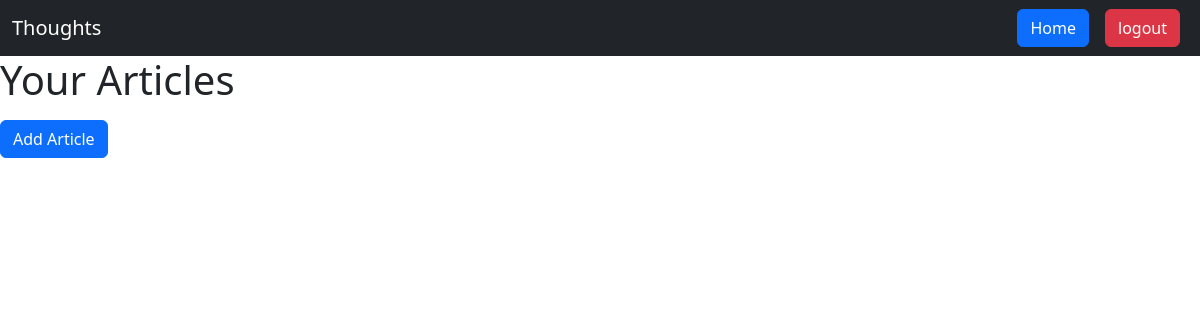
The page /article/ (signed in) on the database as committed earlier.
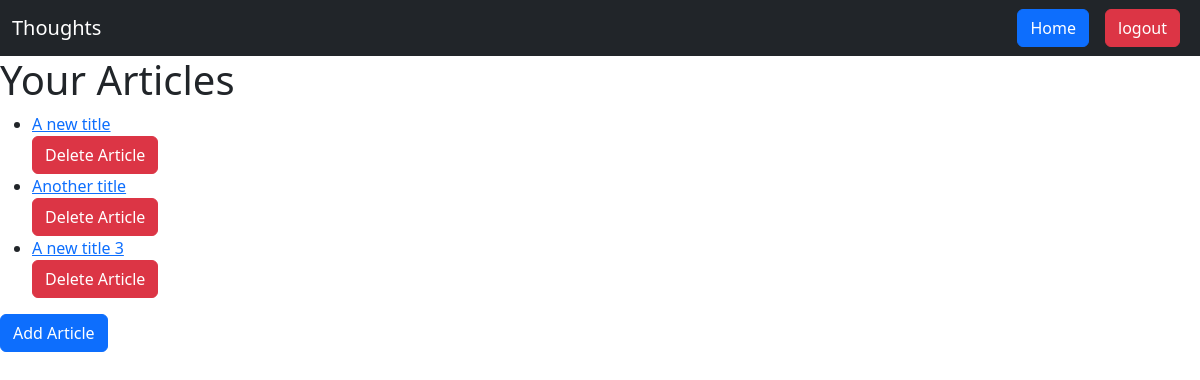
The same page on the database as committed later.
### article/models.py (models this page shows, shortened)
class Article(models.Model):
    title = models.CharField(max_length=200, blank=False)
    content = models.TextField(blank=False)
    author = models.ForeignKey(User, on_delete=models.CASCADE)
    tags = models.ManyToManyField(
        Tag, related_name="articles", blank=True)
    created_at = models.DateTimeField(auto_now_add=True)

### article/views.py (the view)
@login_required
def list_article(request):
    articles = Article.objects.filter(author=request.user)
    return render(request, 'article/list.html', {"articles": articles})

### learn_django/templates/article/list.html (shortened to what this page needs)
{% extends 'base.html' %}
{% block content %}
<h1>Your Articles</h1>
<ul>
    {% for article in articles %}
        <li>
            <div>
                <a href={% url 'article-detail' article.id %}>{{ article.title }}</a>
                <form action="{% url 'article-delete' article.pk %}" method="GET">
                    <button class="btn btn-danger">Delete Article</button>
                </form>
            </div>
        </li>
    {% endfor %}
</ul>
<form action="{% url 'article-create' %}" method="GET">
    <button class="btn btn-primary">Add Article</button>
</form>
{% endblock %}

Rows that differ between the two databases and show on the page:
added Article: title "A new title"
added Article: title "Another title"
added Article: title "A new title 3"
